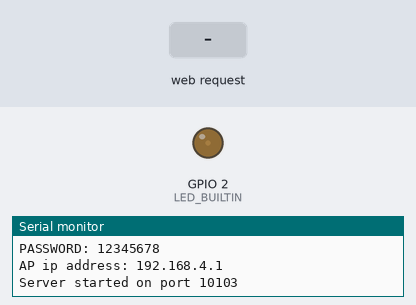
This sketch was run on a simulated ESP8266 (NodeMCU). Parts: output pins drawn as LEDs (lit = HIGH, except the on-board LED, lit = LOW), the last lines printed to the serial monitor. Inputs (shaded band) come from the test bench. WiFi joins after 1.5 s; servers stay silent unless stated; random numbers use the default seed unless the sketch sets one.

Above: at 1.2 s.
1.3 s: HTTP request GET /CLOSE received
At 3.6 s:
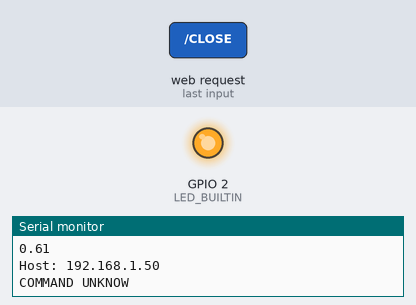
Timing chart, 0 to 6.3 s (numbered marks = the images above; inputs shaded):
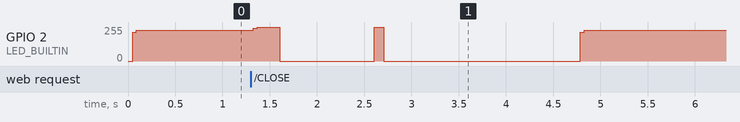

Measured:
- after the input at 1.3 s, GPIO 2 (LED_BUILTIN): 232/255 → 255/255 at once, → 0/255 0.28 s later, → 255/255 1.0 s later, → 0/255 0.10 s later, … (5 changes in this stretch)

The sketch:

RandomizzatoreServer.ino
```cpp
#include <ESP8266WiFi.h> //#include <WiFi.h> //
#define LED_BUILTIN 2
const char* ssid = "esp_RANDOM_SERVER";
const char* password = "12345678";
WiFiServer serverTcp(10103);
void setup() {
  pinMode(LED_BUILTIN, OUTPUT);
  randomSeed(analogRead(0));
  Serial.begin(115200);
  WiFi.mode(WIFI_AP); // attivazione della wifi come client wifi
  WiFi.softAP(ssid, password); // attiva la modalità Access Point
  Serial.println();
  Serial.print("MAC Address: ");
  Serial.println(WiFi.macAddress());
  Serial.print("AP activated!, SSID: ");
  Serial.println(ssid);
  Serial.print("PASSWORD: ");
  Serial.println(password);
  Serial.print("AP ip address: ");
  Serial.println(WiFi.softAPIP());

  //WiFi.begin(ssid,password);
  //while(WiFi.status() != WL_CONNECTED ){ delay(500); }
  //Serial.print("Wifi Connected Success!, IP Address: ");
  //Serial.println(WiFi.localIP() );
  serverTcp.begin();
  Serial.println("Server started on port 10103");
  digitalWrite(LED_BUILTIN, HIGH);   // turn the LED on (HIGH is the voltage level)
}
void loop() {
  // check if there are any new clients
  digitalWrite(LED_BUILTIN, LOW);   // turn the LED on (HIGH is the voltage level)
  WiFiClient clientTcp = serverTcp.available();
  digitalWrite(LED_BUILTIN, HIGH);   // turn the LED on (HIGH is the voltage level)
  if (!clientTcp) {
    return;
  }
  Serial.println("New client connected");
  //digitalWrite(LED_BUILTIN, LOW);    // turn the LED off by making the voltage LOW
  double min = 0;
  double max = 1.0;
  while (true)
  {
    String answer = "";
    int timeOutCounter=0;
    while (!clientTcp.available()) {
      delay(1);
      timeOutCounter++;
      if (timeOutCounter==2000)
        return;
    }
    String message = clientTcp.readStringUntil('\r');
    digitalWrite(LED_BUILTIN, HIGH);   // turn the LED on (HIGH is the voltage level)
    delay(100);                       // wait for a second
    digitalWrite(LED_BUILTIN, LOW);    // turn the LED off by making the voltage LOW
    message.replace("\n", "");
    message.replace("\r", "");
    Serial.println(message);
    delay(1);
    if (message.indexOf("GET") > -1)
    {
      if (message.indexOf("GET[") > -1)
      {
        int indexOfSeparator = message.indexOf(";");
        int indexOfSecondPare = message.indexOf("]");
        if (indexOfSeparator > -1 && indexOfSecondPare > -1)
        {
          min = message.substring(4, indexOfSeparator).toDouble();
          max = message.substring(indexOfSeparator + 1, indexOfSecondPare).toDouble();
        }
      }
      double rnd = random(1000000);
      double rndMinMax = min + (rnd * (max - min) / 1000000.0);
      answer = String(rndMinMax);
    }
    else if (message.indexOf("CLOSE") > -1)
    {
      Serial.println("Client requested disconnection");
      clientTcp.stop();
      return;
    }
    else if (message.length() > 0)
      answer = "COMMAND UNKNOW";
    clientTcp.println(answer);
    Serial.println(answer);
  }
}
```
